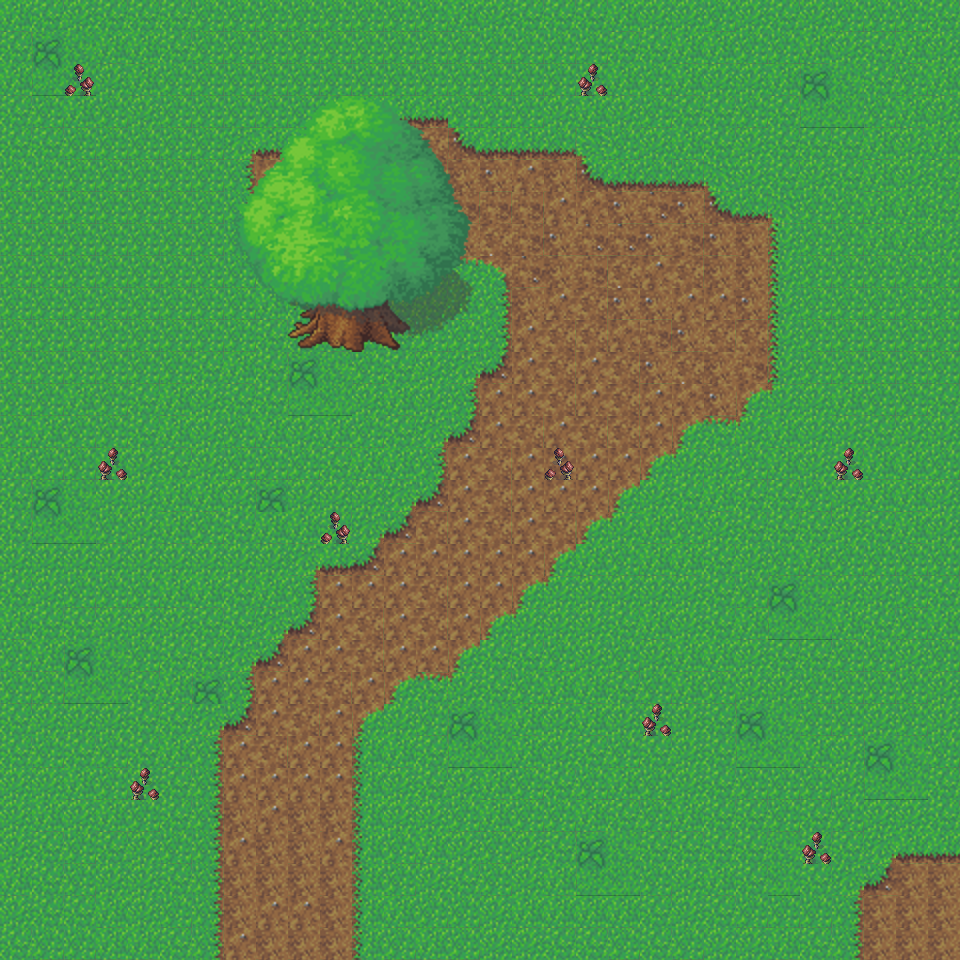

Below is a game level as drawn by its tile map, then a one-line description and the .tmx that defines it (tile-layer data replaced by summaries):
An orthogonal 30x30 tile map with 32x32 px tiles, 3 tile layers (Background, Foreground, Top), 9 tilesets and 10 objects (3x drink, trunk, variable, item, TestLevel, ...).

<map version="1.0" orientation="orthogonal" width="30" height="30" tilewidth="32" tileheight="32">
 <tileset firstgid="1" name="grass-tiles-2-small" tilewidth="32" tileheight="32">
  <image source="grass-tiles-2-small.png" width="384" height="192" />
 </tileset>
 <tileset firstgid="73" name="tree2-final" tilewidth="32" tileheight="32">
  <image source="tree2-final.png" width="256" height="256" />
 </tileset>
 <tileset firstgid="137" name="tree2-final" tilewidth="256" tileheight="256">
  <image source="tree2-final.png" width="256" height="256" />
 </tileset>
 <tileset firstgid="138" name="littleshrooms_0" tilewidth="32" tileheight="32">
  <image source="littleshrooms_0.png" width="32" height="40" />
 </tileset>
 <tileset firstgid="139" name="variable_test" tilewidth="32" tileheight="32">
  <image source="variable_test.png" width="32" height="32" />
 </tileset>
 <tileset firstgid="140" name="cut_bush" tilewidth="32" tileheight="32">
  <image source="cut_bush.png" width="32" height="32" />
 </tileset>
 <tileset firstgid="141" name="beer" tilewidth="32" tileheight="32">
  <image source="beer.png" width="32" height="32" />
 </tileset>
 <tileset firstgid="142" name="runes" tilewidth="32" tileheight="32">
  <image source="runes.png" width="32" height="32" />
 </tileset>
 <tileset firstgid="143" name="sign" tilewidth="32" tileheight="32">
  <image source="sign.png" width="32" height="32" />
 </tileset>
 <layer name="Background" width="30" height="30">
  <data>[900 cells, 900 non-empty, 28 distinct tile ids]</data>
 </layer>
 <layer name="Foreground" width="30" height="30">
  <data>[900 cells, 17 non-empty, 9 distinct tile ids]</data>
 </layer>
 <layer name="Top" width="30" height="30">
  <data>[900 cells, 56 non-empty, 56 distinct tile ids]</data>
 </layer>
 <objectgroup name="Obstacles" width="30" height="30">
  <object name="trunk" x="301" y="301" width="94" height="21" />
  <object gid="143" x="731" y="258" width="32" height="32" />
 </objectgroup>
 <objectgroup name="Items" width="30" height="30">
  <object name="x" type="variable" gid="139" x="384" y="352">
   <properties>
    <property name="value" value="5" />
   </properties>
  </object>
  <object name="Beer" type="drink" gid="141" x="77" y="317" />
  <object name="Beer" type="drink" gid="141" x="592" y="585" />
  <object name="Beer" type="drink" gid="141" x="861" y="175" />
  <object name="Runes" type="item" gid="142" x="799" y="260" />
 </objectgroup>
 <objectgroup name="LevelChange" width="30" height="30">
  <object name="TestLevel" x="224" y="905" width="125" height="49" />
  <object name="TestLevel2" x="870" y="871" width="86" height="84" />
 </objectgroup>
 <objectgroup name="Events" width="30" height="30">
  <object name="message" type="interact" x="735" y="229" width="25" height="24">
   <properties>
    <property name="value" value="Legendary stone" />
   </properties>
  </object>
 </objectgroup>
 <objectgroup name="Characters" width="30" height="30" />
</map>
